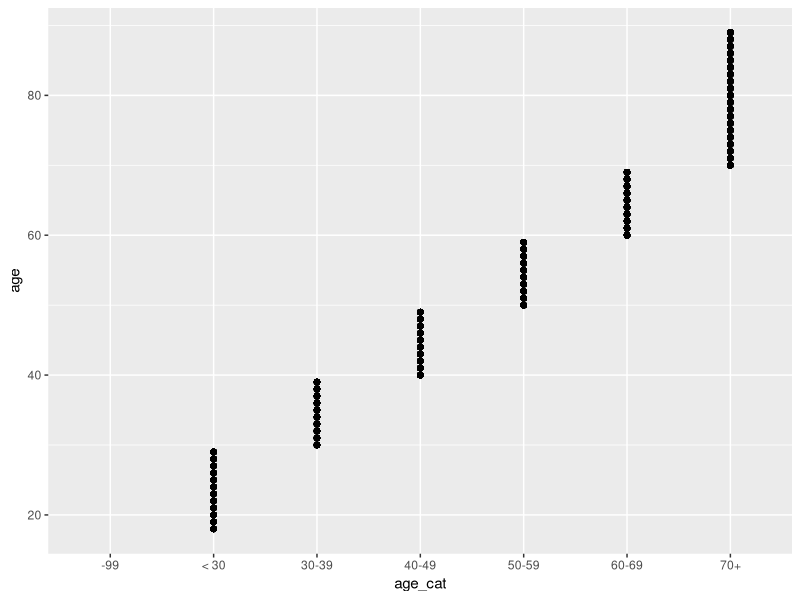

This figure's R source:
## ---- chunk 1
#| label: fct-pkgs
#| warning: false
library(tidyverse)
glimpse(gss_cat)
## ---- chunk 2
#| label: fct-1
gss_cat_newage<-gss_cat %>% 
  mutate(age_cat = case_when(age < 30 ~ "< 30",
                             between(age, 30, 39) ~ "30-39",
                             between(age, 40, 49) ~ "40-49",
                             between(age, 50, 59) ~ "50-59",
                             between(age, 60, 69) ~ "60-69",
                             age >= 70 ~ "70+",
                             TRUE ~ "-99"),
         age_cat = factor(age_cat))

levels(gss_cat_newage$age_cat)

gss_cat_newage %>% 
  ggplot(aes(x = age_cat, y = age)) +
  geom_point()
## ---- chunk 3
#| label: fct-2
gss_cat_newrelig<-gss_cat %>% 
  mutate(relig2 = fct_recode(relig, 
                             "-99" = "No answer", 
                             "-98" = "Don't know"))

gss_cat_newrelig %>% 
  count(relig, relig2)
## ---- chunk 4
#| label: fct-3

gss_cat_religoth<-gss_cat_newrelig %>% 
  mutate(relig_other = fct_other(relig2, 
                                 drop = c("Native american",
                                          "Other eastern",
                                          "Hinduism",
                                          "Orthodox-christian")))

gss_cat_religoth %>% 
  count(relig_other, relig2)
## ---- chunk 5
#| label: date-data-read
#| echo: false
#| warnings: false

set.seed(20250715)
birthdays<-tibble(uniqueid = c(10000001:10000100),
                  birth_year=as.integer(runif(100, min=1920, max=2024)),
                  birth_month=as.integer(runif(100, min=1, max=13))) %>% 
  group_by(row_number()) %>% 
  mutate(birth_day = case_when(birth_month %in% c(4,6,9,11)~as.integer(runif(1,min=1,max=31)),
                         birth_month==2 & leap_year(birth_year)~as.integer(runif(1,min=1,max=30)),
                         birth_month==2~as.integer(runif(1,min=1,max=29)),
                         TRUE~as.integer(runif(1,min=1,max=32))),
         sex_prep = runif(1,min=0,max=1),
         sex = case_when(sex_prep < .45~"Male",
                         sex_prep < .9~"Female"),
         enrollment_year = as.integer(runif(1, min=birth_year+15, max=2024)),
         enrollment_month = case_when(!is.na(enrollment_year)~as.integer(runif(1, min=1, max=13))),
         enrollment_day = case_when(enrollment_month %in% c(4,6,9,11)~as.integer(runif(1,min=1,max=31)),
                                    enrollment_month==2 & leap_year(enrollment_year)~as.integer(runif(1,min=1,max=30)),
                                    enrollment_month==2~as.integer(runif(1,min=1,max=29)),
                                    !is.na(enrollment_month)~as.integer(runif(1,min=1,max=32)))) %>% 
  ungroup() %>% 
  select(uniqueid:birth_month,birth_day,sex:enrollment_day)
## ---- chunk 6
#| label: date-glimpse
glimpse(birthdays)
## ---- chunk 7
#| label: date-1
library(glue)
birthdays_dt<-birthdays %>% 
  mutate(birthday = ymd(glue("{birth_year} {birth_month} {birth_day}")))
birthdays_dt
## ---- chunk 8
#| label: date-2
birthdays_dt<-birthdays_dt %>% 
  mutate(enrollment_date = ymd(glue("{enrollment_year} {enrollment_month} {enrollment_day}")))
birthdays_dt
## ---- chunk 9
#| label: date-4
birthdays_dt %>% 
  mutate(age = time_length(today()-birthday,unit = "years")) %>% 
  summarize(avg_age = mean(age, na.rm=TRUE))
## ---- chunk 10
#| label: date-3
birthdays_dt %>% 
  mutate(age_enrollment = time_length(enrollment_date-birthday,unit = "years")) %>% 
  group_by(sex) %>% 
  summarize(avg_age_enrollment = mean(age_enrollment, na.rm=TRUE))
